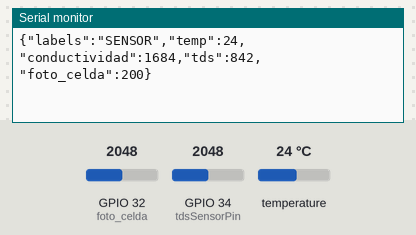
Recording of a sketch running on a simulated ESP32. On the bench: the last lines printed to the serial monitor. The test bench sets the inputs (shaded band); at power-on: temperature 24 °C, GPIO 32 (foto_celda) = 2048, GPIO 34 (tdsSensorPin) = 2048.

Above: at 4.3 s.
4.4 s: temperature set to 12 °C
At 7.5 s:
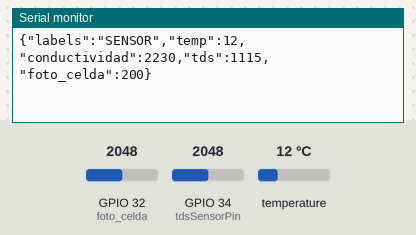
8.1 s: GPIO 32 (foto_celda) set to 2866
At 9.6 s:
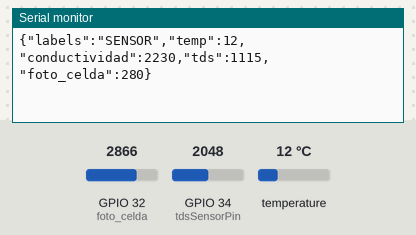
11.8 s: GPIO 34 (tdsSensorPin) set to 2866
At 12.9 s:
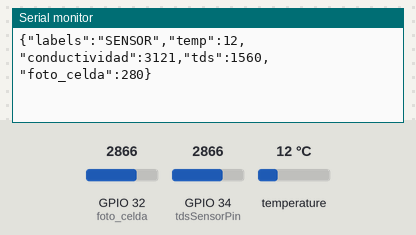
15.5 s: temperature set to 19 °C
At 18.2 s:
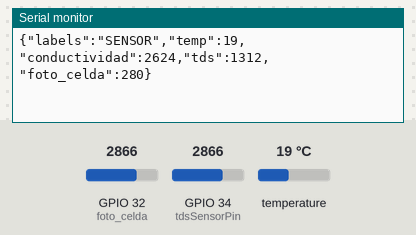
19.2 s: GPIO 32 (foto_celda) set to 3603
At 21.5 s:
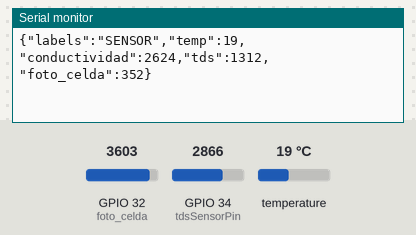
22.9 s: GPIO 34 (tdsSensorPin) set to 3603
At 23.6 s:
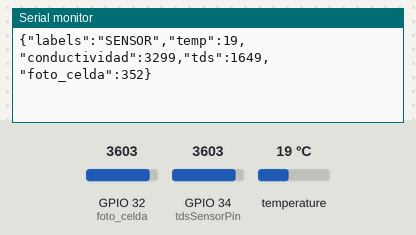
Timing chart, 0 to 25.9 s (numbered marks = the images above; inputs shaded):
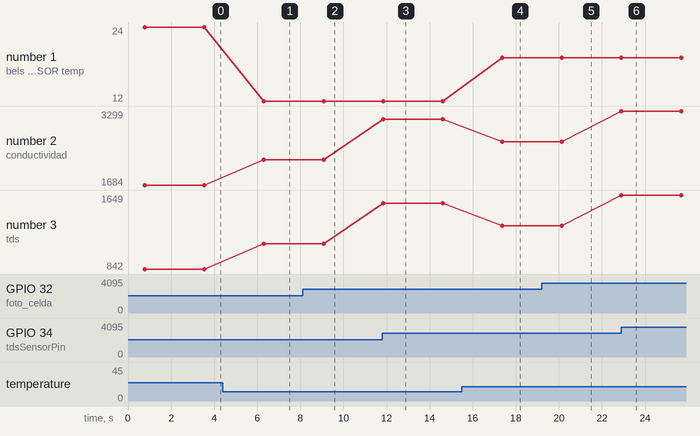

Measured:
- after the input at 4.4 s, the serial monitor: prints a new line after 1.9 s (image 1)
- after the input at 8.1 s, the serial monitor: prints a new line after 0.98 s (image 2)
- after the input at 11.8 s, the serial monitor: prints a new line at once (image 3)
- after the input at 15.5 s, the serial monitor: prints a new line after 1.9 s (image 4)
- after the input at 19.2 s, the serial monitor: prints a new line after 0.94 s (image 5)
- after the input at 22.9 s, the serial monitor: prints a new line at once (image 6)
- plotted number 1: 24 → 12 after the input at 4.4 s, 12 → 19 after the input at 15.5 s
- plotted number 2: 1684 → 2230 after the input at 4.4 s, 2230 → 3121 after the input at 11.8 s, 3121 → 2624 after the input at 15.5 s, 2624 → 3299 after the input at 22.9 s

The sketch:

sketch_oct29a.ino
```cpp
#include <ArduinoJson.h>
#define tdsSensorPin 34
#define VREF 3.3
#define ADC_RANGE 4095.0
#define TDS_FACTOR 500
#define temp_pin 4
#define foto_celda 32

#include <OneWire.h>
#include <DallasTemperature.h>


OneWire ourWire1(temp_pin);
DallasTemperature sensors1(&ourWire1);

void setup() {

  Serial.begin(115200);

  pinMode(tdsSensorPin, INPUT);
  pinMode(foto_celda,INPUT);

  sensors1.begin();
}

void loop() {
  // --- Lectura de temperatura ---
  sensors1.requestTemperatures();         // Pedir temperatura al sensor
  float temp = sensors1.getTempCByIndex(0); // Obtener temperatura en grados Celsius

  // --- Lectura del sensor TDS ---
  int analogValue = analogRead(tdsSensorPin);  // Leer señal analógica
  float voltage = analogValue * (VREF / ADC_RANGE); // Convertir a voltaje

  // --- Lectura de la fotocelda
  int foto_celda_valor = analogRead(foto_celda);
  foto_celda_valor = map(foto_celda_valor,0,4095,1,400);

  // Compensación de temperatura
  float compensationCoefficient = 1.0 + 0.02 * (temp - 25.0); // Ajuste por temperatura
  float compensatedVoltage = voltage / compensationCoefficient; // Voltaje corregido
  float tdsValue = compensatedVoltage * TDS_FACTOR; // Conversión a ppm

  // Conductividad eléctrica
  float factor_conversion = 0.5;  //Calibrar acorde al tipo de agua
  float EC = tdsValue / factor_conversion;

  //EC - CONDUCTIVIDAD uS/cm
  //tdsValue - TDS PPM
  //foto_celda_valor  - valor foto celda
  //temp - Temperatura °C

  //Crear Documento con Arduino JSON
  StaticJsonDocument<200> doc;
  JsonArray labels = doc.createNestedArray("labels");
  labels.add("A");
  doc["labels"] = "SENSOR";
  doc["temp"] = (int) temp;
  doc["conductividad"] = (int) EC;
  doc["tds"] = (int) tdsValue;
  doc["foto_celda"] = foto_celda_valor;

  serializeJson(doc,Serial);
  Serial.println();
  delay(2000); // Esperar 5 segundos antes de la siguiente lectura
}
```
